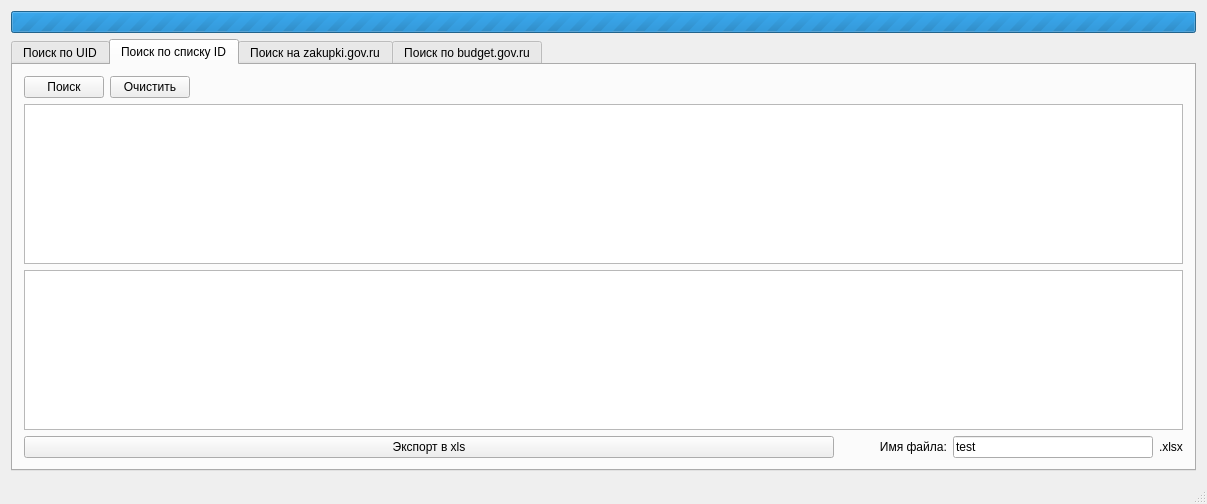
<?xml version="1.0" encoding="UTF-8"?>
<ui version="4.0">
 <class>MainWindow</class>
 <widget class="QMainWindow" name="MainWindow">
  <property name="geometry">
   <rect>
    <x>0</x>
    <y>0</y>
    <width>1207</width>
    <height>503</height>
   </rect>
  </property>
  <property name="windowTitle">
   <string>Госзакупки 0.2.2</string>
  </property>
  <widget class="QWidget" name="centralWidget">
   <layout class="QVBoxLayout" name="verticalLayout_2">
    <item>
     <widget class="QProgressBar" name="progressBar">
      <property name="sizePolicy">
       <sizepolicy hsizetype="Preferred" vsizetype="Fixed">
        <horstretch>0</horstretch>
        <verstretch>0</verstretch>
       </sizepolicy>
      </property>
      <property name="maximum">
       <number>0</number>
      </property>
      <property name="value">
       <number>0</number>
      </property>
      <property name="format">
       <string>%p%  (%v/%m)</string>
      </property>
     </widget>
    </item>
    <item>
     <widget class="QTabWidget" name="verticalTabWidget_2">
      <property name="minimumSize">
       <size>
        <width>0</width>
        <height>432</height>
       </size>
      </property>
      <property name="currentIndex">
       <number>1</number>
      </property>
      <widget class="QWidget" name="verticalTabWidget_2Page1">
       <attribute name="title">
        <string>Поиск по UID</string>
       </attribute>
       <layout class="QVBoxLayout" name="verticalLayout_10">
        <item>
         <widget class="QLabel" name="label">
          <property name="text">
           <string>&lt;html&gt;&lt;head/&gt;&lt;body&gt;&lt;p&gt;Введите номер-идентификатор:&lt;/p&gt;&lt;/body&gt;&lt;/html&gt;</string>
          </property>
         </widget>
        </item>
        <item>
         <layout class="QHBoxLayout" name="horizontalLayout">
          <item>
           <widget class="QLineEdit" name="lineEdit">
            <property name="text">
             <string>2623417307018000013</string>
            </property>
           </widget>
          </item>
          <item>
           <widget class="QPushButton" name="pushButton">
            <property name="text">
             <string>Искать</string>
            </property>
           </widget>
          </item>
         </layout>
        </item>
        <item>
         <widget class="QSplitter" name="splitter_3">
          <property name="orientation">
           <enum>Qt::Vertical</enum>
          </property>
          <widget class="QWidget" name="layoutWidget">
           <layout class="QHBoxLayout" name="horizontalLayout_4"/>
          </widget>
          <widget class="QSplitter" name="splitter">
           <property name="orientation">
            <enum>Qt::Vertical</enum>
           </property>
           <widget class="QWidget" name="verticalLayoutWidget_2">
            <layout class="QVBoxLayout" name="verticalLayout_9">
             <item>
              <layout class="QHBoxLayout" name="horizontalLayout_2">
               <item>
                <widget class="QLabel" name="label_2">
                 <property name="text">
                  <string>Документы</string>
                 </property>
                </widget>
               </item>
               <item>
                <spacer name="horizontalSpacer_2">
                 <property name="orientation">
                  <enum>Qt::Horizontal</enum>
                 </property>
                 <property name="sizeHint" stdset="0">
                  <size>
                   <width>40</width>
                   <height>20</height>
                  </size>
                 </property>
                </spacer>
               </item>
               <item>
                <widget class="QCheckBox" name="checkBox_2">
                 <property name="text">
                  <string>(budget) Выгружать сведения о перечислении  </string>
                 </property>
                </widget>
               </item>
               <item>
                <widget class="QCheckBox" name="checkBox">
                 <property name="text">
                  <string>Автоматически загружать документы</string>
                 </property>
                 <property name="checked">
                  <bool>true</bool>
                 </property>
                </widget>
               </item>
              </layout>
             </item>
             <item>
              <layout class="QHBoxLayout" name="horizontalLayout_3"/>
             </item>
            </layout>
           </widget>
           <widget class="QWidget" name="verticalLayoutWidget">
            <layout class="QVBoxLayout" name="verticalLayout">
             <item>
              <widget class="QTableWidget" name="tableWidget"/>
             </item>
            </layout>
           </widget>
          </widget>
         </widget>
        </item>
       </layout>
      </widget>
      <widget class="QWidget" name="tab_3">
       <attribute name="title">
        <string>Поиск по списку ID</string>
       </attribute>
       <layout class="QVBoxLayout" name="verticalLayout_7">
        <item>
         <layout class="QHBoxLayout" name="horizontalLayout_9">
          <item>
           <widget class="QPushButton" name="pushButton_4">
            <property name="enabled">
             <bool>true</bool>
            </property>
            <property name="sizePolicy">
             <sizepolicy hsizetype="Preferred" vsizetype="Fixed">
              <horstretch>0</horstretch>
              <verstretch>0</verstretch>
             </sizepolicy>
            </property>
            <property name="text">
             <string>Поиск</string>
            </property>
           </widget>
          </item>
          <item>
           <widget class="QPushButton" name="pushButton_5">
            <property name="text">
             <string>Очистить</string>
            </property>
           </widget>
          </item>
          <item>
           <spacer name="horizontalSpacer_4">
            <property name="orientation">
             <enum>Qt::Horizontal</enum>
            </property>
            <property name="sizeHint" stdset="0">
             <size>
              <width>40</width>
              <height>20</height>
             </size>
            </property>
           </spacer>
          </item>
         </layout>
        </item>
        <item>
         <layout class="QHBoxLayout" name="horizontalLayout_8">
          <item>
           <widget class="QPlainTextEdit" name="plainTextEdit"/>
          </item>
         </layout>
        </item>
        <item>
         <widget class="QPlainTextEdit" name="plainTextEdit_2"/>
        </item>
        <item>
         <layout class="QVBoxLayout" name="verticalLayout_6"/>
        </item>
        <item>
         <layout class="QHBoxLayout" name="horizontalLayout_10">
          <item>
           <widget class="QPushButton" name="pushButton_6">
            <property name="sizePolicy">
             <sizepolicy hsizetype="Expanding" vsizetype="Fixed">
              <horstretch>0</horstretch>
              <verstretch>0</verstretch>
             </sizepolicy>
            </property>
            <property name="text">
             <string>Экспорт в xls</string>
            </property>
           </widget>
          </item>
          <item>
           <widget class="QLabel" name="label_11">
            <property name="sizePolicy">
             <sizepolicy hsizetype="Fixed" vsizetype="Preferred">
              <horstretch>0</horstretch>
              <verstretch>0</verstretch>
             </sizepolicy>
            </property>
            <property name="text">
             <string>            Имя файла:</string>
            </property>
           </widget>
          </item>
          <item>
           <widget class="QLineEdit" name="lineEdit_10">
            <property name="sizePolicy">
             <sizepolicy hsizetype="Expanding" vsizetype="Fixed">
              <horstretch>0</horstretch>
              <verstretch>0</verstretch>
             </sizepolicy>
            </property>
            <property name="maximumSize">
             <size>
              <width>200</width>
              <height>16777215</height>
             </size>
            </property>
            <property name="text">
             <string>test</string>
            </property>
           </widget>
          </item>
          <item>
           <widget class="QLabel" name="label_12">
            <property name="sizePolicy">
             <sizepolicy hsizetype="Fixed" vsizetype="Preferred">
              <horstretch>0</horstretch>
              <verstretch>0</verstretch>
             </sizepolicy>
            </property>
            <property name="text">
             <string>.xlsx</string>
            </property>
           </widget>
          </item>
         </layout>
        </item>
       </layout>
      </widget>
      <widget class="QWidget" name="tab">
       <attribute name="title">
        <string>Поиск на zakupki.gov.ru</string>
       </attribute>
       <widget class="QWidget" name="horizontalLayoutWidget_2">
        <property name="geometry">
         <rect>
          <x>9</x>
          <y>9</y>
          <width>631</width>
          <height>41</height>
         </rect>
        </property>
        <layout class="QHBoxLayout" name="horizontalLayout_11">
         <item>
          <widget class="QPushButton" name="pushButton_10">
           <property name="enabled">
            <bool>false</bool>
           </property>
           <property name="text">
            <string>Скачать список организаций</string>
           </property>
          </widget>
         </item>
         <item>
          <spacer name="horizontalSpacer_3">
           <property name="orientation">
            <enum>Qt::Horizontal</enum>
           </property>
           <property name="sizeHint" stdset="0">
            <size>
             <width>40</width>
             <height>20</height>
            </size>
           </property>
          </spacer>
         </item>
        </layout>
       </widget>
       <widget class="QScrollArea" name="scrollArea">
        <property name="geometry">
         <rect>
          <x>10</x>
          <y>60</y>
          <width>631</width>
          <height>181</height>
         </rect>
        </property>
        <property name="verticalScrollBarPolicy">
         <enum>Qt::ScrollBarAsNeeded</enum>
        </property>
        <property name="horizontalScrollBarPolicy">
         <enum>Qt::ScrollBarAlwaysOff</enum>
        </property>
        <property name="widgetResizable">
         <bool>true</bool>
        </property>
        <widget class="QWidget" name="scrollAreaWidgetContents">
         <property name="geometry">
          <rect>
           <x>0</x>
           <y>0</y>
           <width>629</width>
           <height>179</height>
          </rect>
         </property>
         <widget class="QLabel" name="label_5">
          <property name="geometry">
           <rect>
            <x>10</x>
            <y>40</y>
            <width>131</width>
            <height>21</height>
           </rect>
          </property>
          <property name="text">
           <string>ИНН заказчика</string>
          </property>
         </widget>
         <widget class="QLineEdit" name="lineEdit_4">
          <property name="geometry">
           <rect>
            <x>140</x>
            <y>40</y>
            <width>161</width>
            <height>21</height>
           </rect>
          </property>
          <property name="text">
           <string>7609024280</string>
          </property>
         </widget>
         <widget class="QPlainTextEdit" name="plainTextEdit_3">
          <property name="geometry">
           <rect>
            <x>10</x>
            <y>200</y>
            <width>1167</width>
            <height>101</height>
           </rect>
          </property>
         </widget>
         <widget class="QWidget" name="layoutWidget">
          <property name="geometry">
           <rect>
            <x>10</x>
            <y>0</y>
            <width>261</width>
            <height>31</height>
           </rect>
          </property>
          <layout class="QHBoxLayout" name="horizontalLayout_5">
           <property name="sizeConstraint">
            <enum>QLayout::SetMinimumSize</enum>
           </property>
           <item>
            <widget class="QPushButton" name="pushButton_3">
             <property name="text">
              <string>Искать</string>
             </property>
            </widget>
           </item>
          </layout>
         </widget>
         <widget class="QLabel" name="label_6">
          <property name="geometry">
           <rect>
            <x>330</x>
            <y>40</y>
            <width>131</width>
            <height>21</height>
           </rect>
          </property>
          <property name="text">
           <string>ИНН поставщика</string>
          </property>
         </widget>
         <widget class="QLineEdit" name="lineEdit_9">
          <property name="geometry">
           <rect>
            <x>460</x>
            <y>40</y>
            <width>161</width>
            <height>21</height>
           </rect>
          </property>
          <property name="text">
           <string>5259033080</string>
          </property>
         </widget>
         <widget class="QLabel" name="label_10">
          <property name="enabled">
           <bool>false</bool>
          </property>
          <property name="geometry">
           <rect>
            <x>330</x>
            <y>70</y>
            <width>131</width>
            <height>21</height>
           </rect>
          </property>
          <property name="text">
           <string>КПП поставщика</string>
          </property>
         </widget>
         <widget class="QLineEdit" name="lineEdit_12">
          <property name="geometry">
           <rect>
            <x>460</x>
            <y>70</y>
            <width>161</width>
            <height>21</height>
           </rect>
          </property>
          <property name="text">
           <string/>
          </property>
         </widget>
         <widget class="QLabel" name="label_17">
          <property name="geometry">
           <rect>
            <x>10</x>
            <y>100</y>
            <width>131</width>
            <height>21</height>
           </rect>
          </property>
          <property name="text">
           <string>Период времени</string>
          </property>
         </widget>
         <widget class="QCheckBox" name="checkBox_6">
          <property name="geometry">
           <rect>
            <x>310</x>
            <y>100</y>
            <width>41</width>
            <height>23</height>
           </rect>
          </property>
          <property name="text">
           <string>по</string>
          </property>
         </widget>
         <widget class="QDateEdit" name="dateEdit_5">
          <property name="geometry">
           <rect>
            <x>180</x>
            <y>100</y>
            <width>111</width>
            <height>21</height>
           </rect>
          </property>
         </widget>
         <widget class="QDateEdit" name="dateEdit_6">
          <property name="geometry">
           <rect>
            <x>360</x>
            <y>100</y>
            <width>110</width>
            <height>21</height>
           </rect>
          </property>
         </widget>
         <widget class="QCheckBox" name="checkBox_7">
          <property name="geometry">
           <rect>
            <x>140</x>
            <y>100</y>
            <width>41</width>
            <height>23</height>
           </rect>
          </property>
          <property name="text">
           <string>c</string>
          </property>
         </widget>
         <widget class="QLineEdit" name="lineEdit_13">
          <property name="geometry">
           <rect>
            <x>330</x>
            <y>130</y>
            <width>171</width>
            <height>21</height>
           </rect>
          </property>
          <property name="text">
           <string>200000000000</string>
          </property>
         </widget>
         <widget class="QLabel" name="label_18">
          <property name="geometry">
           <rect>
            <x>10</x>
            <y>130</y>
            <width>131</width>
            <height>21</height>
           </rect>
          </property>
          <property name="text">
           <string>Цена контракта с</string>
          </property>
         </widget>
         <widget class="QLineEdit" name="lineEdit_14">
          <property name="geometry">
           <rect>
            <x>140</x>
            <y>130</y>
            <width>151</width>
            <height>21</height>
           </rect>
          </property>
          <property name="text">
           <string>0</string>
          </property>
         </widget>
         <widget class="QLabel" name="label_19">
          <property name="geometry">
           <rect>
            <x>300</x>
            <y>130</y>
            <width>21</width>
            <height>21</height>
           </rect>
          </property>
          <property name="text">
           <string>до</string>
          </property>
         </widget>
        </widget>
       </widget>
      </widget>
      <widget class="QWidget" name="tab_2">
       <attribute name="title">
        <string>Поиск по budget.gov.ru</string>
       </attribute>
       <layout class="QVBoxLayout" name="verticalLayout_8">
        <item>
         <layout class="QHBoxLayout" name="horizontalLayout_6">
          <item>
           <widget class="QPushButton" name="pushButton_8">
            <property name="text">
             <string>Загрузить базу в память</string>
            </property>
           </widget>
          </item>
          <item>
           <spacer name="horizontalSpacer">
            <property name="orientation">
             <enum>Qt::Horizontal</enum>
            </property>
            <property name="sizeHint" stdset="0">
             <size>
              <width>40</width>
              <height>20</height>
             </size>
            </property>
           </spacer>
          </item>
         </layout>
        </item>
        <item>
         <widget class="QSplitter" name="splitter_2">
          <property name="orientation">
           <enum>Qt::Vertical</enum>
          </property>
          <widget class="QScrollArea" name="scrollArea_2">
           <property name="verticalScrollBarPolicy">
            <enum>Qt::ScrollBarAlwaysOn</enum>
           </property>
           <property name="widgetResizable">
            <bool>true</bool>
           </property>
           <widget class="QWidget" name="scrollAreaWidgetContents_2">
            <property name="geometry">
             <rect>
              <x>0</x>
              <y>0</y>
              <width>1151</width>
              <height>348</height>
             </rect>
            </property>
            <widget class="QLineEdit" name="lineEdit_5">
             <property name="geometry">
              <rect>
               <x>100</x>
               <y>10</y>
               <width>131</width>
               <height>21</height>
              </rect>
             </property>
             <property name="text">
              <string>3711013676</string>
             </property>
            </widget>
            <widget class="QLabel" name="label_7">
             <property name="geometry">
              <rect>
               <x>10</x>
               <y>40</y>
               <width>131</width>
               <height>21</height>
              </rect>
             </property>
             <property name="text">
              <string>Период времени</string>
             </property>
            </widget>
            <widget class="QCheckBox" name="checkBox_4">
             <property name="geometry">
              <rect>
               <x>140</x>
               <y>40</y>
               <width>41</width>
               <height>23</height>
              </rect>
             </property>
             <property name="text">
              <string>c</string>
             </property>
            </widget>
            <widget class="QLabel" name="label_8">
             <property name="geometry">
              <rect>
               <x>10</x>
               <y>10</y>
               <width>81</width>
               <height>21</height>
              </rect>
             </property>
             <property name="text">
              <string>ГБРС ИНН</string>
             </property>
            </widget>
            <widget class="QCheckBox" name="checkBox_5">
             <property name="geometry">
              <rect>
               <x>310</x>
               <y>40</y>
               <width>41</width>
               <height>23</height>
              </rect>
             </property>
             <property name="text">
              <string>по</string>
             </property>
            </widget>
            <widget class="QDateEdit" name="dateEdit_3">
             <property name="geometry">
              <rect>
               <x>360</x>
               <y>40</y>
               <width>110</width>
               <height>21</height>
              </rect>
             </property>
            </widget>
            <widget class="QDateEdit" name="dateEdit_4">
             <property name="geometry">
              <rect>
               <x>180</x>
               <y>40</y>
               <width>111</width>
               <height>21</height>
              </rect>
             </property>
            </widget>
            <widget class="QLabel" name="label_9">
             <property name="geometry">
              <rect>
               <x>240</x>
               <y>10</y>
               <width>81</width>
               <height>21</height>
              </rect>
             </property>
             <property name="text">
              <string>ГБРС КПП</string>
             </property>
            </widget>
            <widget class="QLineEdit" name="lineEdit_6">
             <property name="geometry">
              <rect>
               <x>320</x>
               <y>10</y>
               <width>131</width>
               <height>21</height>
              </rect>
             </property>
             <property name="text">
              <string>3711013676</string>
             </property>
            </widget>
            <widget class="QPushButton" name="pushButton_9">
             <property name="geometry">
              <rect>
               <x>10</x>
               <y>100</y>
               <width>91</width>
               <height>25</height>
              </rect>
             </property>
             <property name="text">
              <string>Запрос!</string>
             </property>
            </widget>
            <widget class="QLabel" name="label_13">
             <property name="geometry">
              <rect>
               <x>10</x>
               <y>70</y>
               <width>131</width>
               <height>21</height>
              </rect>
             </property>
             <property name="text">
              <string>Цена контракта с</string>
             </property>
            </widget>
            <widget class="QLineEdit" name="lineEdit_7">
             <property name="geometry">
              <rect>
               <x>140</x>
               <y>70</y>
               <width>151</width>
               <height>21</height>
              </rect>
             </property>
             <property name="text">
              <string>0</string>
             </property>
            </widget>
            <widget class="QLineEdit" name="lineEdit_8">
             <property name="geometry">
              <rect>
               <x>330</x>
               <y>70</y>
               <width>171</width>
               <height>21</height>
              </rect>
             </property>
             <property name="text">
              <string>200000000000</string>
             </property>
            </widget>
            <widget class="QLabel" name="label_14">
             <property name="geometry">
              <rect>
               <x>300</x>
               <y>70</y>
               <width>21</width>
               <height>21</height>
              </rect>
             </property>
             <property name="text">
              <string>до</string>
             </property>
            </widget>
            <widget class="QLabel" name="label_15">
             <property name="geometry">
              <rect>
               <x>260</x>
               <y>100</y>
               <width>121</width>
               <height>23</height>
              </rect>
             </property>
             <property name="sizePolicy">
              <sizepolicy hsizetype="Fixed" vsizetype="Preferred">
               <horstretch>0</horstretch>
               <verstretch>0</verstretch>
              </sizepolicy>
             </property>
             <property name="text">
              <string>            Имя файла:</string>
             </property>
            </widget>
            <widget class="QLineEdit" name="lineEdit_11">
             <property name="geometry">
              <rect>
               <x>390</x>
               <y>100</y>
               <width>200</width>
               <height>21</height>
              </rect>
             </property>
             <property name="sizePolicy">
              <sizepolicy hsizetype="Expanding" vsizetype="Fixed">
               <horstretch>0</horstretch>
               <verstretch>0</verstretch>
              </sizepolicy>
             </property>
             <property name="maximumSize">
              <size>
               <width>200</width>
               <height>16777215</height>
              </size>
             </property>
             <property name="text">
              <string>test</string>
             </property>
            </widget>
            <widget class="QLabel" name="label_16">
             <property name="geometry">
              <rect>
               <x>600</x>
               <y>100</y>
               <width>23</width>
               <height>21</height>
              </rect>
             </property>
             <property name="sizePolicy">
              <sizepolicy hsizetype="Fixed" vsizetype="Preferred">
               <horstretch>0</horstretch>
               <verstretch>0</verstretch>
              </sizepolicy>
             </property>
             <property name="text">
              <string>.xlsx</string>
             </property>
            </widget>
            <widget class="QPushButton" name="pushButton_11">
             <property name="geometry">
              <rect>
               <x>130</x>
               <y>100</y>
               <width>131</width>
               <height>25</height>
              </rect>
             </property>
             <property name="text">
              <string>Экспорт в Excel</string>
             </property>
            </widget>
           </widget>
          </widget>
         </widget>
        </item>
       </layout>
      </widget>
     </widget>
    </item>
   </layout>
  </widget>
  <widget class="QStatusBar" name="statusBar"/>
 </widget>
 <layoutdefault spacing="6" margin="11"/>
 <resources/>
 <connections/>
</ui>
